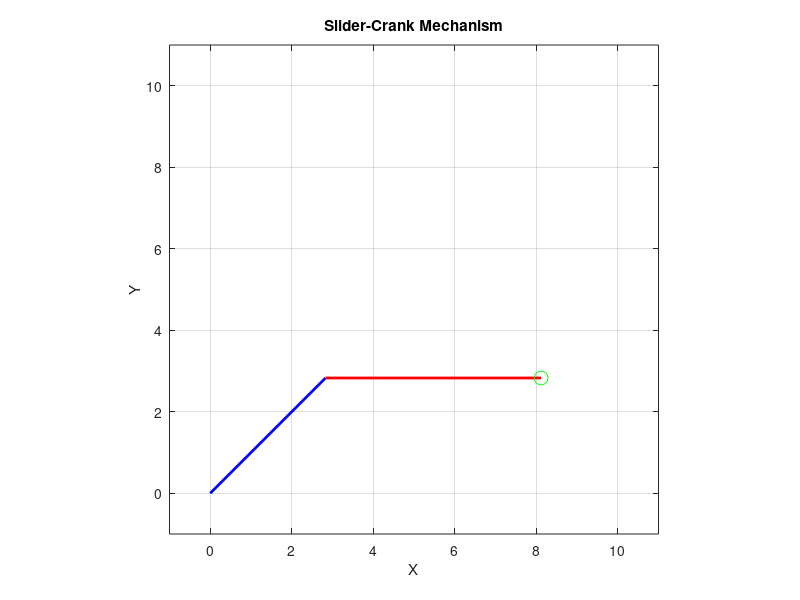

Here is the MATLAB script that generated this plot:
function slider_crank_mechanism()
    % Crank angle in radians
    theta = deg2rad(45);
    
    % Define different lengths for the crank (l1) and connecting rod (l2)
    l1_values = [2, 3, 4];
    l2_values = [4, 5, 6];

    % Loop through different configurations
    for i = 1:length(l1_values)
        l1 = l1_values(i);
        for j = 1:length(l2_values)
            l2 = l2_values(j);
            
            % Compute position of slider
            [x_slider, y_slider] = slider_position(theta, l1, l2);
            
            % Plot mechanism
            plot_mechanism(theta, l1, l2, x_slider, y_slider);
        end
    end
end

function [x_slider, y_slider] = slider_position(theta, l1, l2)
    % Compute position of the slider given the crank angle and link lengths
    x_slider = l1 * cos(theta) + sqrt(l2^2 - (l1 * sin(theta))^2);
    y_slider = l1 * sin(theta);
end

function plot_mechanism(theta, l1, l2, x_slider, y_slider)
    % Plot the slider-crank mechanism
    crank_x = 0;
    crank_y = 0;

    % Plot crank
    plot([crank_x, crank_x + l1 * cos(theta)], [crank_y, crank_y + l1 * sin(theta)], 'b-', 'LineWidth', 2);
    hold on;

    % Plot connecting rod
    plot([crank_x + l1 * cos(theta), x_slider], [crank_y + l1 * sin(theta), y_slider], 'r-', 'LineWidth', 2);

    % Plot slider
    plot(x_slider, y_slider, 'go', 'MarkerSize', 10);

    hold off;
    axis equal;
    xlim([-1, l1 + l2 + 1]);
    ylim([-1, l1 + l2 + 1]);
    title('Slider-Crank Mechanism');
    xlabel('X');
    ylabel('Y');
    grid on;
    pause(1); % Pause to observe each configuration
   
end

% Call the function to start the simulation
%slider_crank_mechanism();
